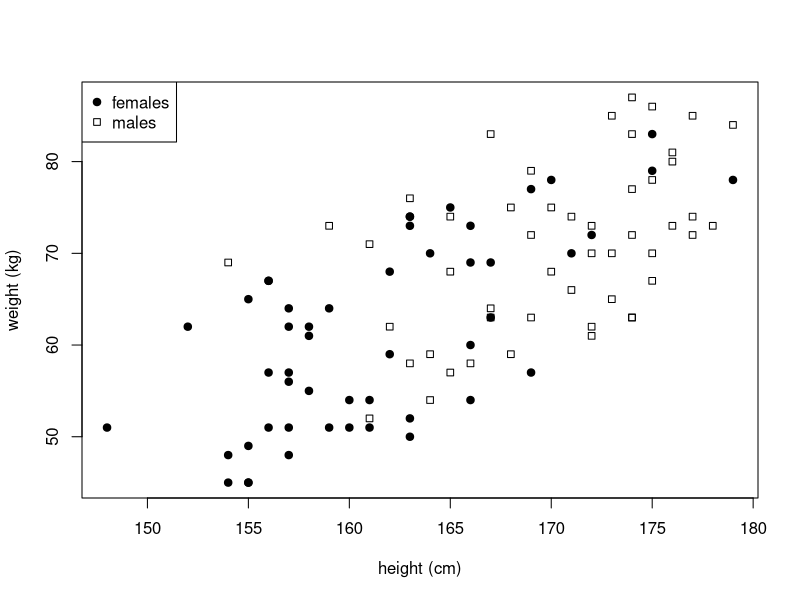
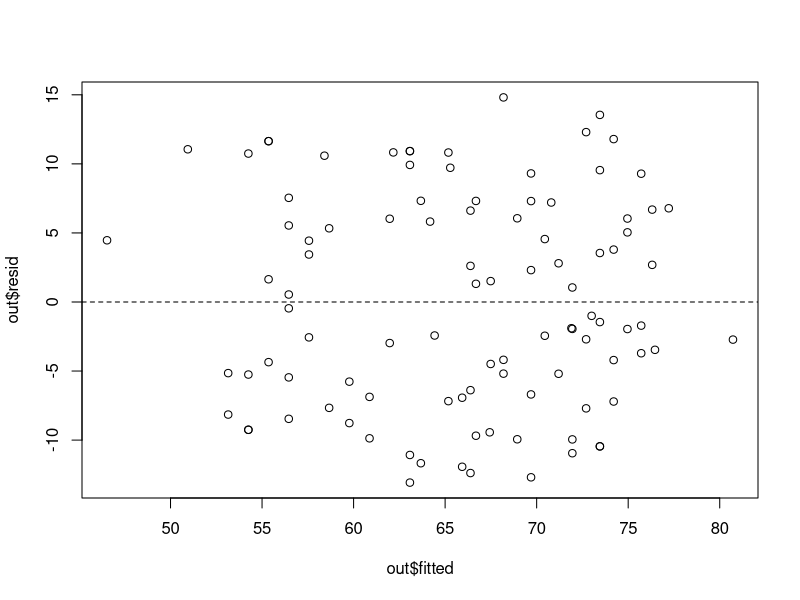
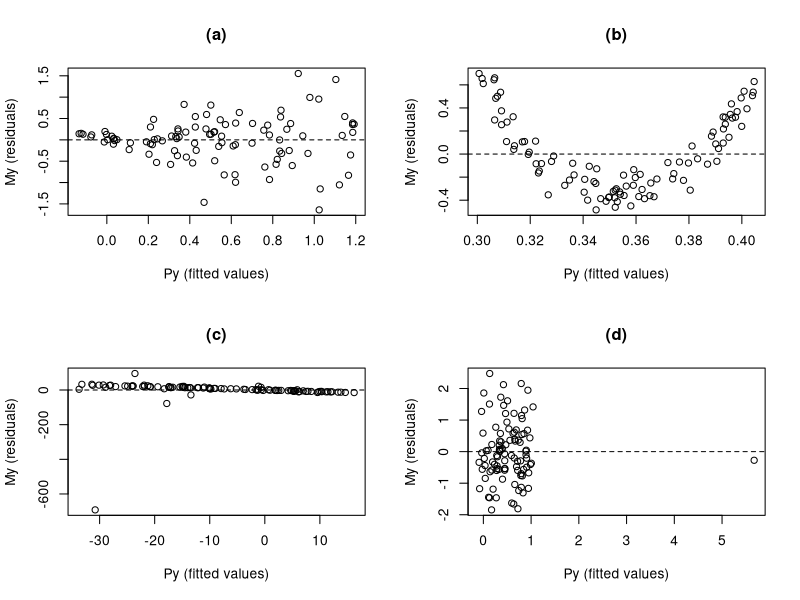

The R source for these figures, in order:
set.seed(12)
n <- 100
gender <- sample(c(rep("F", n/2), rep("M", n/2)))
height <- rnorm(n, mean=161, sd=6) + (gender == "M")*10
bmi <- runif(n,18,28) + (gender == "M")*2
weight <- (height / 100)^2 * bmi

height <- round(height)
weight <- round(weight)

PCH <- rep(19, n)
PCH[gender == "M"] <- 22
plot(height,weight,pch=PCH, xlab="height (cm)", ylab="weight (kg)")
legend("topleft", c("females","males"), pch=c(19,22))

df <- data.frame(weight=weight, height=height, gender=gender)

summary(out1 <- lm(weight ~ height, data=df))
summary(out2 <- lm(weight ~ height + gender, data=df))
summary(out3 <- lm(weight ~ height:gender, data=df))
summary(out4 <- lm(weight ~ height*gender, data=df))


out <- lm(weight ~ height*gender)
plot(out$fitted, out$resid)
abline(h=0, lty="dashed")

########################################
pdf("fig01.pdf", height=6, width=8)
par(mfrow=c(2,2))
x <- runif(100)
y <- x + x*rnorm(100)
out <- lm(y ~ x)
plot(out$fitted, out$resid, main="(a)", xlab="Py (fitted values)", ylab="My (residuals)")
abline(h=0, lty="dashed")

x <- runif(100, -1, 1)
y <- x^2 + rnorm(100,sd=0.1)
out <- lm(y ~ x)
plot(out$fitted, out$resid, main="(b)", xlab="Py (fitted values)", ylab="My (residuals)")
abline(h=0, lty="dashed")

set.seed(1)
x <- runif(100, -1, 1)
y <- x + rcauchy(100)
out <- lm(y ~ x)
plot(out$fitted, out$resid, main="(c)", xlab="Py (fitted values)", ylab="My (residuals)")
abline(h=0, lty="dashed")

set.seed(1)
x <- runif(100)
x[1] <- 5
y <- x + rnorm(100)
out <- lm(y ~ x)
plot(out$fitted, out$resid, main="(d)", xlab="Py (fitted values)", ylab="My (residuals)")
abline(h=0, lty="dashed")
dev.off()








